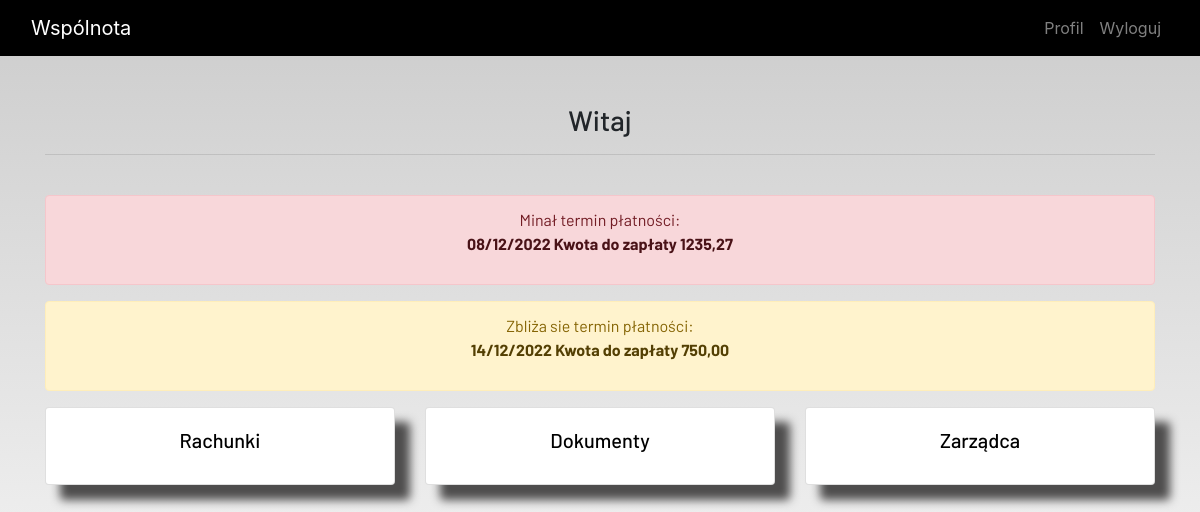
The page /home/ (signed in) on the database its author committed.
### ideas/models.py (models this page shows, shortened)
class Billing(models.Model):
    admin = models.ForeignKey(User, on_delete=models.CASCADE, null=True, blank=True)
    id = models.AutoField(primary_key = True)
    owner = models.ForeignKey(Local, on_delete=models.CASCADE, null=False, blank=False)
    value = models.DecimalField(("Kwota do zapłaty"), max_digits=100, decimal_places=2)
    status = models.BooleanField(("Czy zapłacone?"))
    start_billing = models.DateField(("Początek okresu rozliczeniowego"), null=False, blank=False)
    end_billing = models.DateField(("Koniec okresu rozliczeniowego"), null=False, blank=False)
    payment_date = models.DateField(("Termin płatności"), null=True, blank=True)

### ideas/views.py (the view)
# urls.py: path('home/', views.home, name='home'),
def home(request):
    logged = whoLogged(request)
    billing_deadline = []
    unpaid = []
    if logged == 'resident':
        billing = billing_list(request, False)
        billing_deadline = deadlineAproaching(request, billing)
        unpaid = unpaidBill(request, billing)
    context = {
        'logged': logged,
        'billing_deadline': billing_deadline,
        'unpaid': unpaid,
    }
    return render(request, 'registration/home.html', context)

### ideas/functions/billing_function.py (called while the page is built)
def billing_list(request, status):
    local = Local.objects.get(owner=request.user)
    billing = Billing.objects.filter(owner=local.id).filter(status=status)
    return billing

def deadlineAproaching(request, billing):
    billing_deadline = []
    for bill in billing:
        if deltaTime(bill.payment_date) < 5 and deltaTime(bill.payment_date) >= 0:
            billing_deadline.append(bill)
    return billing_deadline

def unpaidBill(request, billing):
    unpaid = []
    for bill in billing:
        if deltaTime(bill.payment_date) < 0:
            unpaid.append(bill)
    return unpaid

### ideas/functions/notification.py (called while the page is built)
def deltaTime(date):
    now = datetime.date.today()
    delta = date - now
    return delta.days

### ideas/functions/user_function.py (called while the page is built)
def whoLogged(request):
    locals = Local.objects.all()
    logged = 'nobody'
    for local in locals:
        if local.admin == request.user:
            logged = 'admin'
            break
        elif local.owner == request.user:
            logged = 'resident'
            break
    return logged

### ideas/templates/registration/home.html (shortened to what this page needs)
{% extends 'registration/main.html' %}
{% load static %}
{% block content %}
<section class="container text-center">
  <h3>Witaj</h3>
    <hr> <br>
    {% if logged == 'admin' %}
        <div class="row">
    <div class="col-md-3">
      <a href="{% url 'resident' %}">
        <div class="card">
            <div class="card-body">
            <h5 class="card-title ">
              Mieszkańcy
            </h5>
          </div>
        </div>
      </a>
    </div>
    <div class="col-md-3">
      <a href="{% url 'local' %}">
        <div class="card">
            <div class="card-body">
            <h5 class="card-title ">
              Lokale
            </h5>
          </div>
        </div>
      </a>
    </div>
    <div class="col-md-3">
      <a href="{% url 'billing' %}">
        <div class="card">
            <div class="card-body">
            <h5 class="card-title ">
              Rachunki
            </h5>
          </div>
        </div>
      </a>
    </div>
    <div class="col-md-3">
      <a href="{% url 'documents' %}">
        <div class="card">
            <div class="card-body">
            <h5 class="card-title ">
              Dokumenty
            </h5>
          </div>
        </div>
      </a>
    </div>
  </div>
  </div>
  {% elif logged == 'resident' %}
        {% for bill in  unpaid %}
            <div class="alert alert-danger" role="alert">
                Minał termin płatności:
                <p style="text-align: center"><a href="{% url 'billing_detail' bill.id%}" class="alert-link">{{ bill.payment_date | date:"d/m/Y" }}    Kwota do zapłaty  {{ bill.value }}</a></p>
            </div>
        {% endfor %}
        {% for bill in  billing_deadline %}
            <div class="alert alert-warning" role="alert">
                Zbliża sie termin płatności:
                <p style="text-align: center"><a href="{% url 'billing_detail' bill.id%}" class="alert-link">{{ bill.payment_date | date:"d/m/Y" }}    Kwota do zapłaty  {{ bill.value }}</a></p>
            </div>
        {% endfor %}
  <div class="row">
    <div class="col">
      <a href="{% url 'resident_billing' %}">
        <div class="card">
            <div class="card-body">
            <h5 class="card-title ">
              Rachunki
            </h5>
          </div>
        </div>
      </a>
    </div>
    <div class="col">
      <a href="{% url 'documents' %}">
        <div class="card">
            <div class="card-body">
            <h5 class="card-title ">
              Dokumenty
            </h5>
          </div>
        </div>
      </a>
    </div>
      <div class="col">
          <a href='{% url 'admin_detail' %}'>
            <div class="card">
                <div class="card-body">
                <h5 class="card-title ">
                  Zarządca
                </h5>
              </div>
            </div>
          </a>
        </div>
  </div>
  {% endif %}
</section>
{% endblock content %}

### static/main.css (style rules this page uses)
html { scroll-behavior: smooth; height: 100%; width: 100%; }
.card { box-shadow: 15px 15px 10px rgb(78, 77, 77); }
a { text-decoration: none !important; color: black; }
html, body { max-width: 100%; overflow-x: hidden; height: 100%; width: 100%; }
body { background: linear-gradient(rgba(0, 0, 0, 0.2), rgba(255, 255, 255, 0.5)); overflow-x: hidden; background-repeat: no-repeat; }

### rows shown on the page
Billing: payment_date "08/12/2022", value "1235,27"
Billing: payment_date "14/12/2022", value "750,00"
